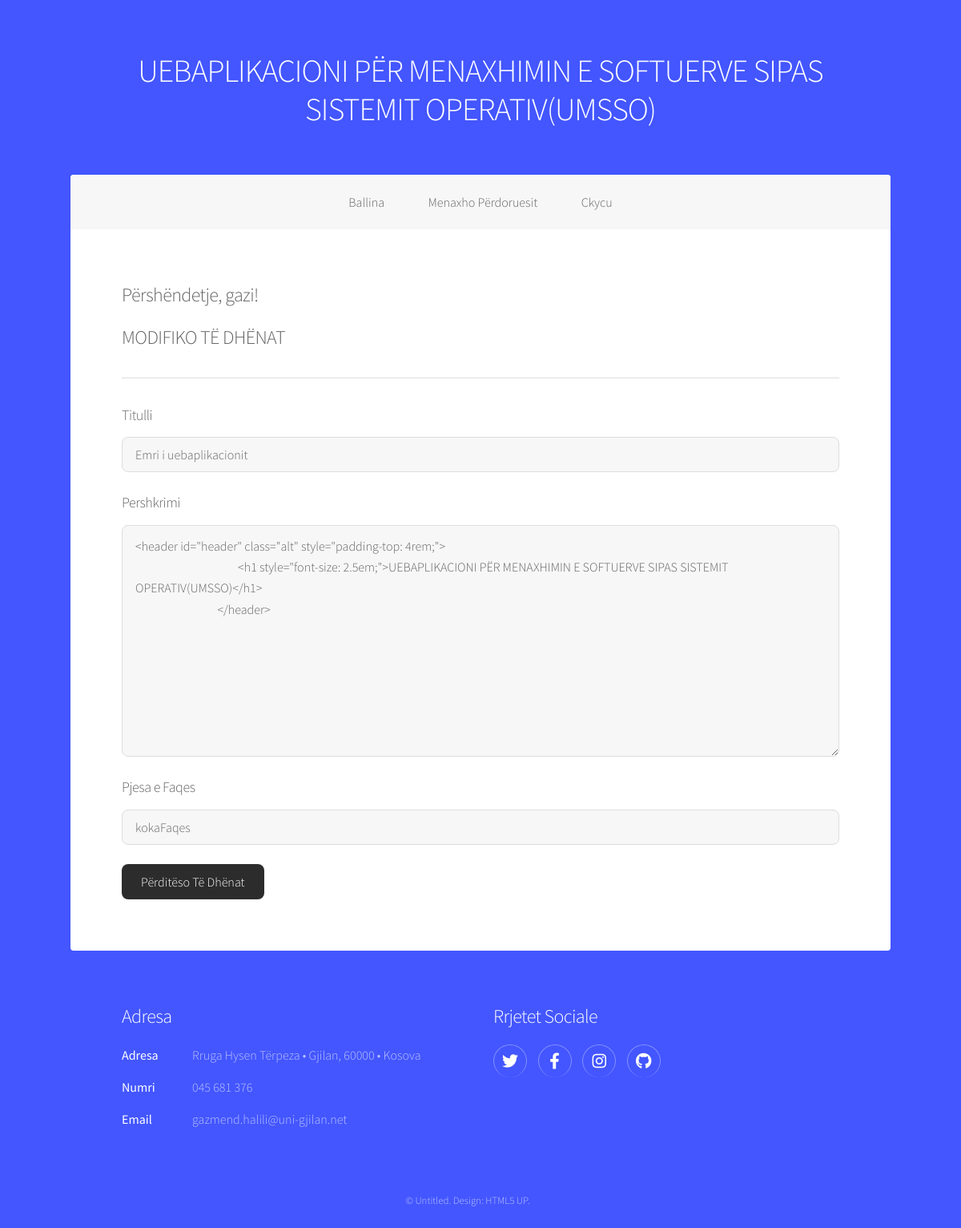
/ModuliAdministratorit/menaxhoTD/perditesoTeDhenat.php?idd=1 (signed in), run on the app's committed database.
### tables this page shows
CREATE TABLE `tedhenat_umsso` (
  `id_eDhena_umsso` int(11) NOT NULL,
  `titulli_umsso` varchar(100) DEFAULT NULL,
  `pershkrimi_umsso` varchar(1000) DEFAULT NULL,
  `pjesaFaqes_umsso` varchar(50) DEFAULT NULL
);

CREATE TABLE `perdoruesit_umsso` (
  `id_perdoruesi_umsso` int(11) NOT NULL,
  `perdoruesi_umsso` varchar(255) NOT NULL,
  `fjalekalimi_umsso` varchar(255) NOT NULL
);

### ModuliAdministratorit/_verifikimi.php (called while the page is built, shortened)
<?php
include('_konfigurimi.php');
$perdoruesi = $_SESSION['emriPerdoruesit'];
$pyetsori = mysqli_query($lidhja,"SELECT perdoruesi_umsso FROM perdoruesit_umsso WHERE perdoruesi_umsso='$perdoruesi'");
$rreshti = mysqli_fetch_array($pyetsori,MYSQLI_ASSOC);
$perdoruesi_kyqur = $rreshti['perdoruesi_umsso'];
?>

### ModuliAdministratorit/menaxhoTD/perditesoTeDhenat.php (the view, shortened to what this page needs)
<?php
include("../_konfigurimi.php");
include("../_verifikimi.php");
$idEDhena = $_GET['idd'];
$rezultati = mysqli_query($lidhja,"SELECT * FROM tedhenat_umsso WHERE id_EDhena_umsso=$idEDhena");
while($rreshti = mysqli_fetch_array($rezultati))
{
	$titulli = $rreshti['titulli_umsso'];
	$pershkrimi = $rreshti['pershkrimi_umsso'];
	$pjesaFaqes = $rreshti['pjesaFaqes_umsso'];
}
?>
<!DOCTYPE HTML>
<html>
<head>
    <link rel="stylesheet" href="../assets/css/main.css" />
</head>
<body class="is-preload">
    <div id="wrapper">
        <?php include("../_koka.php"); ?>
        <?php include("../_menyjaPerFollderatMenaxho.php"); ?>
        <div id="main">
            <section id="content" class="main">
                <h2>Përshëndetje, <?php echo $perdoruesi_kyqur;?>!</h2>
                <h2>MODIFIKO TË DHËNAT</h2>
                <hr>
                <form method="post" action="perditesoTeDhenat.php" enctype="multipart/form-data">
                    <div class="row gtr-uniform">
                        <div class="col-12">
                            <label style="text-align: left;">
                                <h3>Titulli</h3>
                            </label>
                            <input type="text" name="titulli" value="<?php echo $titulli; ?>"/>
                        </div>
                        <div class="col-12">
                            <label style="text-align: left;">
                                <h3>Pershkrimi</h3>
                            </label>
                            <textarea name="pershkrimi" rows="10" cols="30"><?php echo $pershkrimi; ?></textarea>
                        </div>
                        <div class="col-12">
                            <label style="text-align: left;">
                                <h3>Pjesa e Faqes</h3>
                            </label>
                            <input type="text" name="pjesafaqes" value="<?php echo $pjesaFaqes; ?>"/>
                        </div>
                        <div class="col-12">
                            <ul class="actions">
                                <li><input type="submit" name="dorezo" value="Përditëso Të Dhënat" class="button primary fit" style="background-color: #2c2c2c;" /></li>
                            </ul>
                        </div>
                    </div>
                </form>
            </section>
        </div>
        <?php include("../_fundiFaqes.php"); ?>
    </div>
</body>
</html>

### ModuliAdministratorit/_koka.php
<?php
include("_konfigurimi.php");
$pyetsori = "SELECT * FROM tedhenat_umsso WHERE pjesaFaqes_umsso='kokaFaqes'";
$rezultati = mysqli_query($lidhja, $pyetsori);
while($rreshti = mysqli_fetch_assoc($rezultati)){
    extract($rreshti);
}
echo $pershkrimi_umsso;
?>

### ModuliAdministratorit/_menyjaPerFollderatMenaxho.php
<?php
include("_konfigurimi.php");
$pyetsori = "SELECT * FROM tedhenat_umsso WHERE pjesaFaqes_umsso='menyjaPerFollderatMenaxho'";
$rezultati = mysqli_query($lidhja, $pyetsori);
while($rreshti = mysqli_fetch_assoc($rezultati)){
    extract($rreshti);
}
echo $pershkrimi_umsso;
?>

### ModuliAdministratorit/_adresa.php
<?php
include("_konfigurimi.php");
$pyetsori = "SELECT * FROM tedhenat_umsso WHERE pjesaFaqes_umsso='adresa'";
$rezultati = mysqli_query($lidhja, $pyetsori);
while($rreshti = mysqli_fetch_assoc($rezultati)){
    extract($rreshti);
}
echo $pershkrimi_umsso;
?>

### ModuliAdministratorit/_rrjeteSociale.php
<?php
include("_konfigurimi.php");
$pyetsori = "SELECT * FROM tedhenat_umsso WHERE pjesaFaqes_umsso='rrjeteSociale'";
$rezultati = mysqli_query($lidhja, $pyetsori);
while($rreshti = mysqli_fetch_assoc($rezultati)){
    extract($rreshti);
}
echo $pershkrimi_umsso;
?>

### ModuliAdministratorit/_eDrejtaAutoriale.php
<?php
include("_konfigurimi.php");
$pyetsori = "SELECT * FROM tedhenat_umsso WHERE pjesaFaqes_umsso='eDrejtaAutoriale'";
$rezultati = mysqli_query($lidhja, $pyetsori);
while($rreshti = mysqli_fetch_assoc($rezultati)){
    extract($rreshti);
}
echo $pershkrimi_umsso;
?>

### data on the page
tedhenat_umsso: pershkrimi_umsso "UEBAPLIKACIONI PËR MENAXHIMIN E SOFTUERVE SIPAS SISTEMIT OPERATIV(UMSSO)", titulli "Emri i uebaplikacionit", pershkrimi "<header id=\"header\" class=\"alt\" style=\"padding-top: 4rem;\"> <h1 style=\"font-size: 2.5em;\">UEBAPLIKACIONI PËR MENAXHIMIN E SOFTUERVE SIPAS SISTEMIT OPERATIV(UMSSO)</h1> </header>", pjesafaqes "kokaFaqes"
tedhenat_umsso: pershkrimi_umsso "Ballina Menaxho Përdoruesit Ckycu"
perdoruesit_umsso: perdoruesi_umsso "gazi"
tedhenat_umsso: pershkrimi_umsso "Adresa Adresa Rruga Hysen Tërpeza • Gjilan, 60000 • Kosova Numri 045 681 376 Email gazmend.halili@uni-gjilan.net"
tedhenat_umsso: pershkrimi_umsso "Rrjetet Sociale"
tedhenat_umsso: pershkrimi_umsso "© Untitled. Design: HTML5 UP ."
